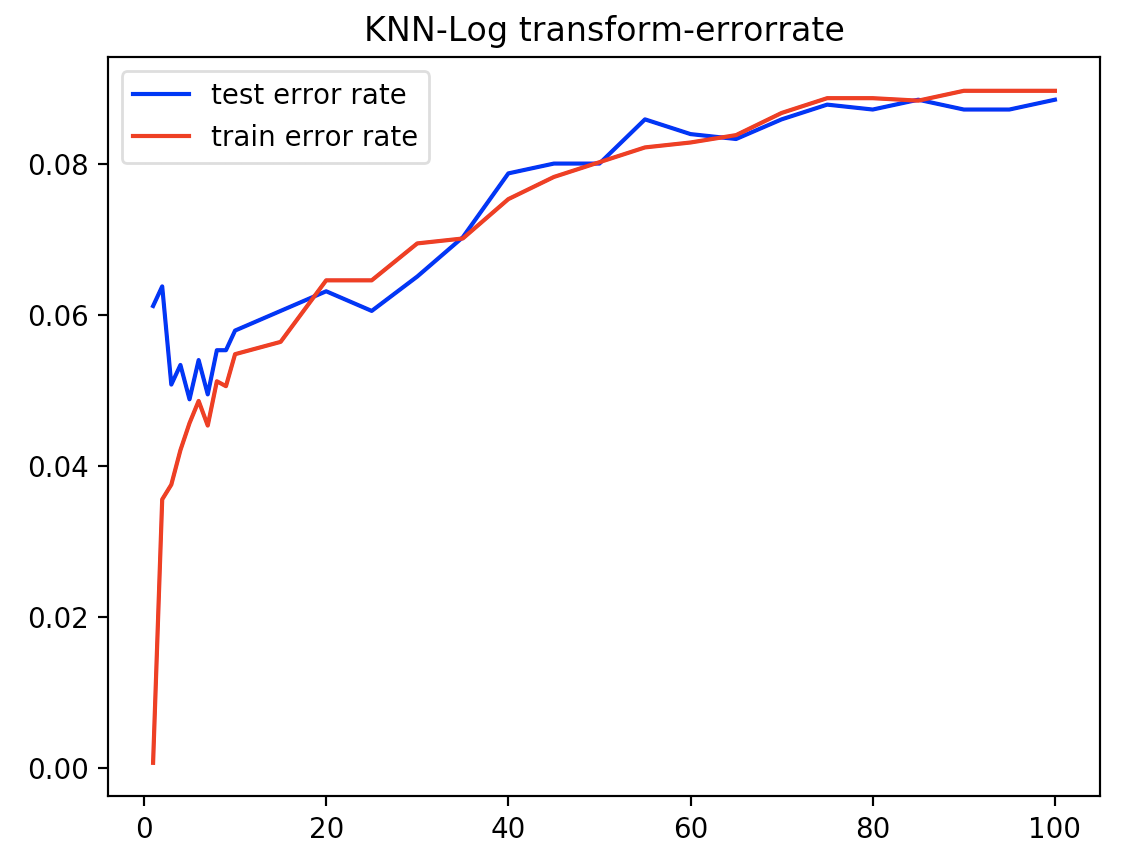

Python code for this plot:
import numpy as np
from scipy import io
import matplotlib.pyplot as plt

mat = io.loadmat('spamData.mat')# <class 'dict'>
Xtrain=mat['Xtrain'] #feature  (3065, 57)
ytrain=mat['ytrain'] #<class 'numpy.ndarray'> (3065, 1)

Xtest=mat['Xtest']   #ndarray like list. (1536, 57)
ytest=mat['ytest']	#label   (1536, 1)

LXtrain=np.log(Xtrain+0.1)
LXtest=np.log(Xtest+0.1)
distance=np.zeros(shape=[1536,3065])

for rowtest in range(1536):
	for rowtrain in range(3065):
		d=(LXtest[rowtest,:]-LXtrain[rowtrain,:])**2
		distance[rowtest,rowtrain]=np.sqrt(sum(d))

K_list=list(range(1,10))+list(range(10,101,5))

errorrate_LXtest=np.zeros(len(K_list))
error_column=0

for k in K_list:
	Ytest=np.zeros(shape=[1536,k])
	for row in range(1536):
		index=np.argsort(distance[row,:])
		for i in range(k):
			Ytest[row,i]=ytrain[index[i],0]

	LXtest_p1=np.zeros(1536)
	LXtest_p0=np.zeros(1536)
	for row in range(1536):
		counter=0
		for i in range(k):
			if Ytest[row,i]==1:
				counter+=1

		LXtest_p1[row]=counter/k
		LXtest_p0[row]=1-counter/k

	BYtest=np.zeros(1536)
	for row in range(1536):
		if LXtest_p1[row]>LXtest_p0[row]:
			BYtest[row]=1

	errorcounter=0
	for row in range(1536):
		if BYtest[row]!=ytest[row]:
			errorcounter+=1
	errorrate_LXtest[error_column]=errorcounter/1536

	if k==1: #0.0611979166667
		print(errorrate_LXtest[error_column])

	if k==10: #0.0579427083333
		print(errorrate_LXtest[error_column])

	if k==100:#0.0885416666667
		print(errorrate_LXtest[error_column])
	error_column+=1

plt.figure(1)
plt.plot(K_list,errorrate_LXtest.T,color='b',label='test error rate')

#===========For train error=================%%

distance=np.zeros(shape=[3065,3065])
for rowtest in range(3065):
	for rowtrain in range(3065):
		d=(LXtrain[rowtest,:]-LXtrain[rowtrain,:])**2
		distance[rowtest,rowtrain]=np.sqrt(sum(d))

errorrate_LXtrain=np.zeros(len(K_list))
error_column=0

for k in K_list:
	Ytrain=np.zeros(shape=[3065,k])
	for row in range(3065):
		index=np.argsort(distance[row,:])
		for i in range(k):
			Ytrain[row,i]=ytrain[index[i],0]

	Ltrain_p1=np.zeros(3065)
	Ltrain_p0=np.zeros(3065)
	for row in range(3065):
		counter=0
		for i in range(k):
			if Ytrain[row,i]==1:
				counter+=1

		Ltrain_p1[row]=counter/k
		Ltrain_p0[row]=1-counter/k

	LYrain=np.zeros(3065)
	for row in range(3065):
		if Ltrain_p1[row]>Ltrain_p0[row]:
			LYrain[row]=1

	errorcounter=0
	for row in range(3065):
		if LYrain[row]!=ytrain[row]:
			errorcounter+=1
	errorrate_LXtrain[error_column]=errorcounter/3065

	if k==1: #0.000652528548124
		print(errorrate_LXtrain[error_column])

	if k==10: #0.0548123980424
		print(errorrate_LXtrain[error_column])

	if k==100:#0.089722675367
		print(errorrate_LXtrain[error_column])
	error_column+=1
plt.figure(1)
plt.plot(K_list,errorrate_LXtrain,color='r',label='train error rate')
plt.title('KNN-Log transform-errorrate')
plt.legend(loc=0)
plt.show()
